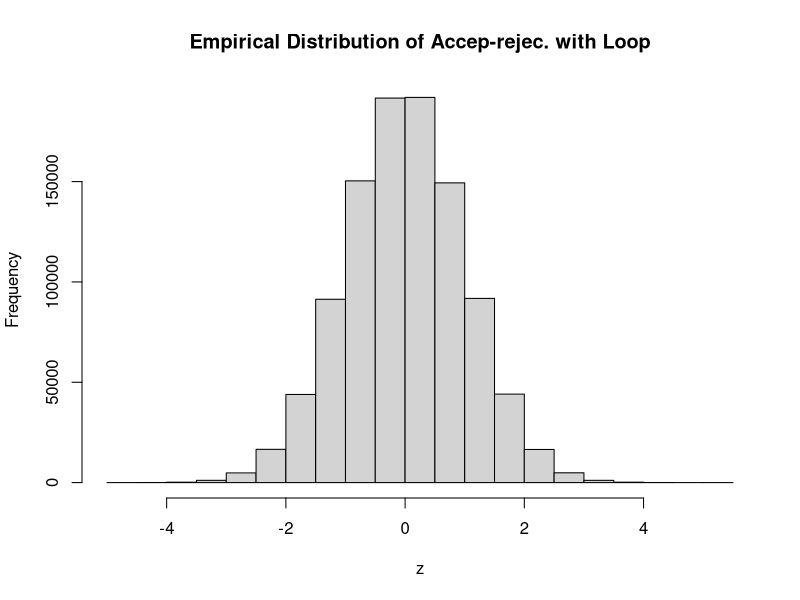
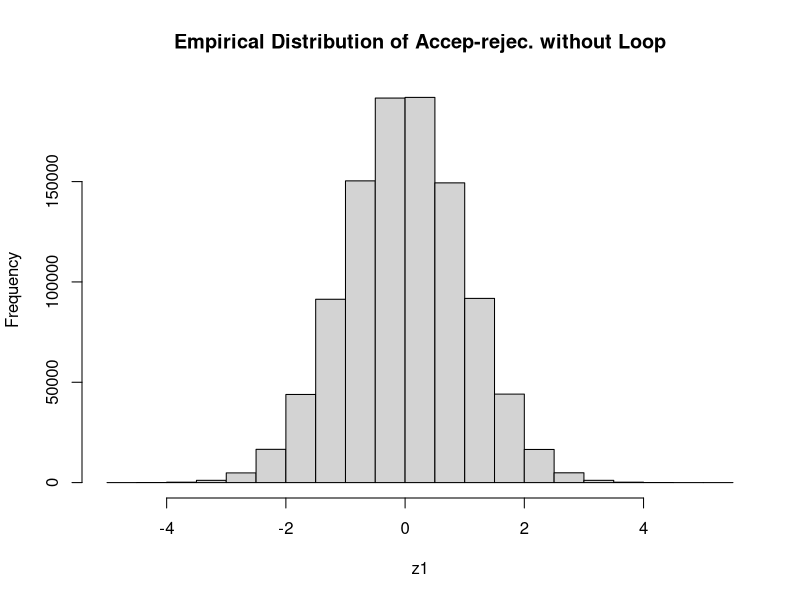

The R script that drew these images, in order:
#generate normal random numbers using A-R method with exponential random numbers
n<-10^6

N<-ceiling(n/0.76*1.1)
x<-runif(N) #uniform random numbers to generate exponential random numbers
w<-runif(N) #uniform random numbers used to check condition
v<-runif(n) #uniform random numbers to assign signs
y<--log(x) #generate exponential random numbers as candidates

#if you use while loop
z<-numeric(n)
k<-1
i=1
while (k<(n+1)){
 if (w[i]<=exp(-(y[i]-1)^2/2)) {
	z[k]<-y[i]
 	k<-k+1} 
 i<-i+1
}
z<-sign(v-0.5)*z #randomly assign signs
hist(z,main="Empirical Distribution of Accep-rejec. with Loop")


#without while loop
prez<-y[which(exp(-(y-1)^2/2)>=w)]
z1<-sign(v-0.5)*prez[1:n] #randomly assign signs
hist(z1,main="Empirical Distribution of Accep-rejec. without Loop")
